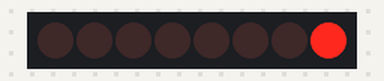
Simulated run of this sketch. Board: Arduino Uno, built with avr-gcc and run on an emulated ATmega328P. Shown: 8 shift-register outputs drawn as a row of LEDs (first output left, lit = HIGH). Wiring (inferred from the names in the program): shift register (74HC595): data pin 12; shift clock pin 9; latch pin 11. Wiring (inferred from the signals the program sends): row of LEDs: on Q0, Q1, Q2, Q3, Q4, Q5, Q6, Q7. What the sketch prints to the serial monitor is not drawn. At 20.0 s the program stops and its outputs stay as they are.

Above: at 1.1 s.
At 3.1 s:
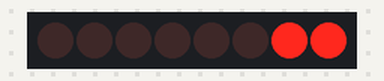
At 5.1 s:
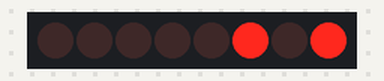
At 10.1 s:
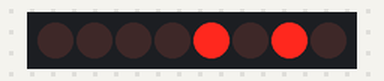
At 14.1 s:
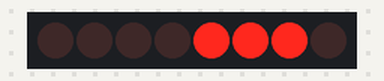
At 19.1 s:
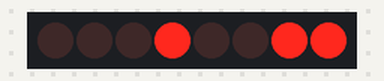
Timing chart, 0 to 20.6 s (numbered marks = the images above):
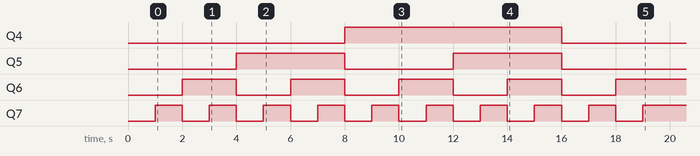

The sketch:

0-256_counter_using_shift_resisters_copy_20221115235119.ino
```cpp
int latchpin=11;
int clockpin=9;
int datapin=12;
int del=1000;

byte LED1=0b00000000;

void setup() {
  // put your setup code here, to run once:

pinMode(latchpin,OUTPUT);
pinMode(clockpin,OUTPUT);
pinMode(datapin,OUTPUT);


}
void loop() {
  // put your main code here, to run repeatedly:
Serial.begin(9600);
digitalWrite(latchpin,LOW);
shiftOut(datapin,clockpin,LSBFIRST,LED1);
digitalWrite(latchpin,HIGH);
delay(del);

Serial.println(LED1 ,BIN);
LED1=LED1+1;


}
```

Measured:
- by itself, Q4: LOW → HIGH at 8.0 s, → LOW 8.0 s later
- by itself, Q5: alternates HIGH for 4.0 s and LOW for 4.0 s
- by itself, Q6: alternates HIGH for 2.0 s and LOW for 2.0 s, 9 changes in all, then stays HIGH
- by itself, Q7: alternates HIGH for 1.0 s and LOW for 1.0 s, 19 changes in all, then stays HIGH
